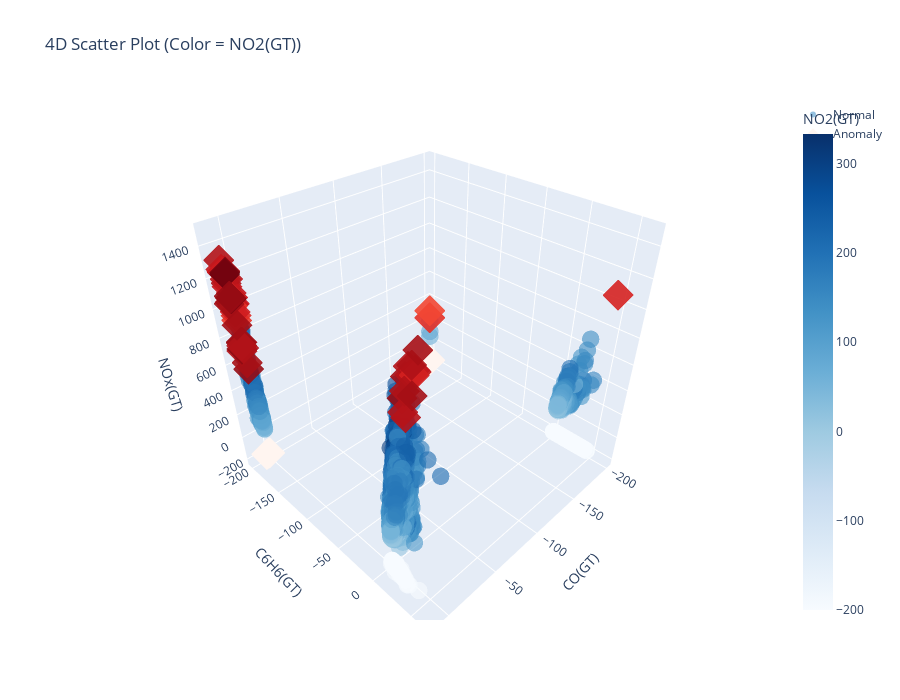

Notebook code for this chart:
### Code cell
import plotly.graph_objects as go
import numpy as np
 
# Separate normal and anomaly
normal = features[features['anomaly'] == 1]
anomaly = features[features['anomaly'] == -1]
 
fig = go.Figure()
 
# Normal points
fig.add_trace(go.Scatter3d(
    x=normal['CO(GT)'],
    y=normal['C6H6(GT)'],
    z=normal['NOx(GT)'],
    mode='markers',
    name='Normal',
    marker=dict(
        size=6,
        color=normal['NO2(GT)'],   # 4th dimension as color
        colorscale='Blues',
        opacity=0.6,
        colorbar=dict(title='NO2(GT)')
    )
))
 
# Anomaly points
fig.add_trace(go.Scatter3d(
    x=anomaly['CO(GT)'],
    y=anomaly['C6H6(GT)'],
    z=anomaly['NOx(GT)'],
    mode='markers',
    name='Anomaly',
    marker=dict(
        size=8,
        color=anomaly['NO2(GT)'],
        colorscale='Reds',
        opacity=0.9,
        symbol='diamond'
    )
))
 
# Layout
fig.update_layout(
    title='4D Scatter Plot (Color = NO2(GT))',
    scene=dict(
        xaxis_title='CO(GT)',
        yaxis_title='C6H6(GT)',
        zaxis_title='NOx(GT)'
    ),
    width=900,
    height=700
)
 
fig.show()

### Figure 1 — Plotly figure (JSON) as saved in the notebook; plotly's stock layout.template omitted (floating-point values rounded to 4 significant figures; data arrays with more than 128 entries replaced by an {"elided": "..."} marker saying what was removed)
{"data": [{"marker": {"color": {"elided": "9263 int values"}, "colorbar": {"title": {"text": "NO2(GT)"}}, "colorscale": [[0, "rgb(247,251,255)"], [0.125, "rgb(222,235,247)"], [0.25, "rgb(198,219,239)"], [0.375, "rgb(158,202,225)"], [0.5, "rgb(107,174,214)"], [0.625, "rgb(66,146,198)"], [0.75, "rgb(33,113,181)"], [0.875, "rgb(8,81,156)"], [1, "rgb(8,48,107)"]], "opacity": 0.6, "size": 6}, "mode": "markers", "name": "Normal", "type": "scatter3d", "x": {"elided": "9263 float values"}, "y": {"elided": "9263 float values"}, "z": {"elided": "9263 int values"}}, {"marker": {"color": [-200, -200, -200, -200, -200, -200, -200, -200, -200, -200, -200, -200, -200, -200, -200, -200, -200, 158, -200, -200, -200, -200, -200, -200, -200, -200, -200, -200, -200, -200, -200, -200, -200, -200, -200, -200, -200, 186, 272, 288, 240, 245, 227, 220, 190, 255, 269, 257, 248, 208, -200, 229, 214, -200, 146, 210, 212, 217, 236, 217, 231, 227, 219, 203, 186, -200, 151, 164, 198, 247, 242, 252, -200, 121, -200, 272, -200, -200, 289, 243, 276, -200, 267, 296, 291, 276, 250, 251, 275, 312, 340, 326, 284, 289], "colorscale": [[0, "rgb(255,245,240)"], [0.125, "rgb(254,224,210)"], [0.25, "rgb(252,187,161)"], [0.375, "rgb(252,146,114)"], [0.5, "rgb(251,106,74)"], [0.625, "rgb(239,59,44)"], [0.75, "rgb(203,24,29)"], [0.875, "rgb(165,15,21)"], [1, "rgb(103,0,13)"]], "opacity": 0.9, "size": 8, "symbol": "diamond"}, "mode": "markers", "name": "Anomaly", "type": "scatter3d", "x": [1.0, -200.0, -200.0, -200.0, -200.0, -200.0, -200.0, -200.0, -200.0, -200.0, -200.0, -200.0, -200.0, -200.0, -200.0, 1.4, 0.3, -200.0, 0.7, -200.0, -200.0, -200.0, -200.0, -200.0, -200.0, -200.0, -200.0, -200.0, -200.0, -200.0, -200.0, -200.0, -200.0, -200.0, -200.0, -200.0, 3.4, -200.0, 7.8, 6.6, 6.3, 6.9, 10.2, 11.9, 11.5, 10.1, 9.9, 7.4, 9.3, 7.4, 0.9, 6.6, 7.3, 1.7, 5.3, 4.5, 5.5, 4.8, 5.5, 5.2, 7.5, 8.6, 9.1, 8.6, 5.4, 2.8, 6.3, 5.0, 5.1, 8.5, 8.7, 9.1, 2.7, -200.0, 0.8, 8.6, 0.8, 1.5, 3.8, 6.2, 8.4, 1.6, 3.8, 5.9, 5.4, 4.7, 4.3, 5.4, 5.8, 6.1, 7.1, 6.6, 6.5, 7.1], "y": [-200.0, -200.0, -200.0, -200.0, -200.0, -200.0, -200.0, -200.0, -200.0, -200.0, -200.0, -200.0, -200.0, -200.0, -200.0, -200.0, -200.0, -200.0, -200.0, -200.0, -200.0, -200.0, -200.0, -200.0, -200.0, -200.0, -200.0, -200.0, -200.0, -200.0, -200.0, -200.0, -200.0, -200.0, -200.0, -200.0, -200.0, 45.9, 35.9, 30.1, 38.3, 37.6, 49.5, 50.6, 49.4, 45.2, 50.8, -200.0, -200.0, -200.0, -200.0, -200.0, -200.0, -200.0, -200.0, -200.0, -200.0, -200.0, -200.0, -200.0, -200.0, -200.0, -200.0, -200.0, -200.0, -200.0, -200.0, -200.0, -200.0, 33.1, 36.1, 36.3, -200.0, -200.0, -200.0, 43.0, -200.0, -200.0, -200.0, -200.0, -200.0, -200.0, -200.0, -200.0, -200.0, -200.0, -200.0, -200.0, -200.0, -200.0, -200.0, -200.0, -200.0, -200.0], "z": [-200, -200, -200, -200, -200, -200, -200, -200, -200, -200, -200, -200, -200, -200, -200, -200, -200, 220, -200, -200, -200, -200, -200, -200, -200, -200, -200, -200, -200, -200, -200, -200, -200, -200, -200, -200, -200, 1052, 1290, 1148, 1301, 1345, 1369, 1389, 1358, 1389, 1479, 1159, 1310, 1037, -200, 1237, 1137, -200, 905, 1015, 1018, 1058, 1182, 1089, 1186, 1235, 1253, 1237, 1060, -200, 1005, 937, 963, 1089, 1070, 1220, -200, 286, -200, 1216, -200, -200, 540, 687, 1028, -200, 589, 700, 747, 746, 702, 723, 872, 1054, 1218, 1227, 1061, 1075]}], "layout": {"height": 700, "scene": {"xaxis": {"title": {"text": "CO(GT)"}}, "yaxis": {"title": {"text": "C6H6(GT)"}}, "zaxis": {"title": {"text": "NOx(GT)"}}}, "title": {"text": "4D Scatter Plot (Color = NO2(GT))"}, "width": 900}}
